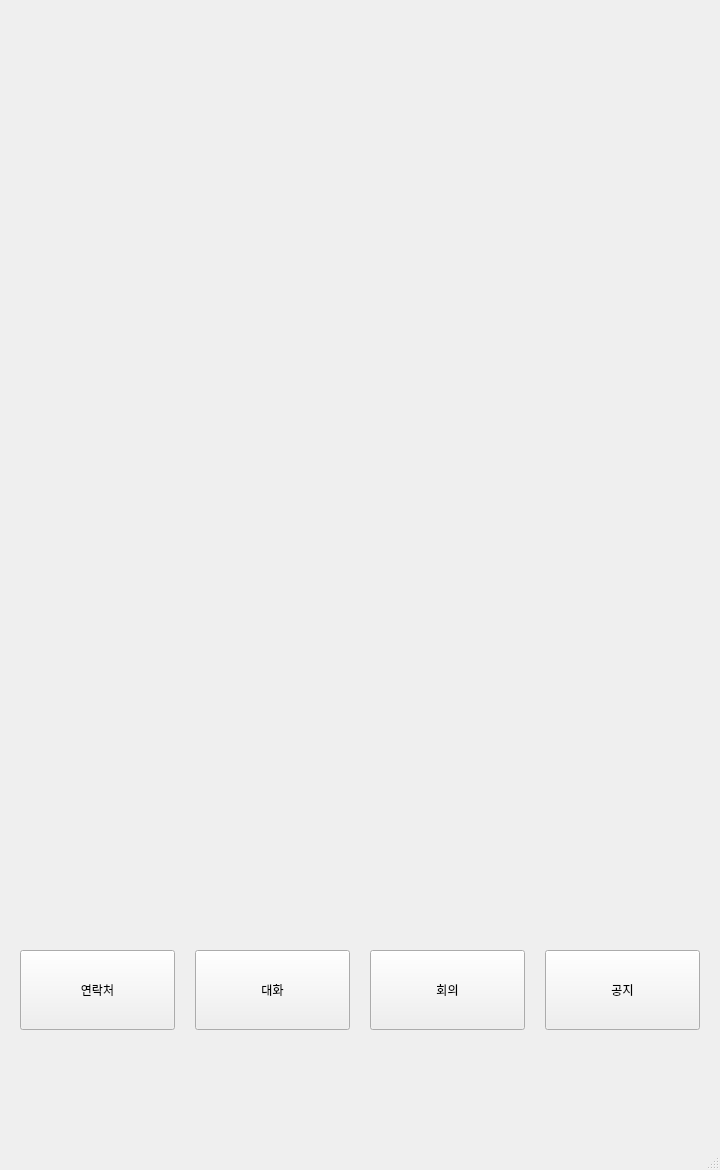
<?xml version="1.0" encoding="UTF-8"?>
<ui version="4.0">
 <class>MainWindow</class>
 <widget class="QMainWindow" name="MainWindow">
  <property name="geometry">
   <rect>
    <x>0</x>
    <y>0</y>
    <width>720</width>
    <height>1170</height>
   </rect>
  </property>
  <property name="windowTitle">
   <string>MainWindow</string>
  </property>
  <property name="documentMode">
   <bool>false</bool>
  </property>
  <widget class="QWidget" name="centralwidget">
   <widget class="QPushButton" name="button_contactList">
    <property name="geometry">
     <rect>
      <x>20</x>
      <y>950</y>
      <width>155</width>
      <height>80</height>
     </rect>
    </property>
    <property name="text">
     <string>연락처</string>
    </property>
   </widget>
   <widget class="QPushButton" name="button_chatList">
    <property name="geometry">
     <rect>
      <x>195</x>
      <y>950</y>
      <width>155</width>
      <height>80</height>
     </rect>
    </property>
    <property name="text">
     <string>대화</string>
    </property>
   </widget>
   <widget class="QPushButton" name="button_groupChatList">
    <property name="geometry">
     <rect>
      <x>370</x>
      <y>950</y>
      <width>155</width>
      <height>80</height>
     </rect>
    </property>
    <property name="text">
     <string>회의</string>
    </property>
   </widget>
   <widget class="QPushButton" name="button_notice">
    <property name="geometry">
     <rect>
      <x>545</x>
      <y>950</y>
      <width>155</width>
      <height>80</height>
     </rect>
    </property>
    <property name="text">
     <string>공지</string>
    </property>
   </widget>
   <widget class="QLabel" name="label_clientStatus">
    <property name="geometry">
     <rect>
      <x>200</x>
      <y>50</y>
      <width>301</width>
      <height>71</height>
     </rect>
    </property>
    <property name="text">
     <string/>
    </property>
   </widget>
  </widget>
  <widget class="QMenuBar" name="menubar">
   <property name="geometry">
    <rect>
     <x>0</x>
     <y>0</y>
     <width>720</width>
     <height>22</height>
    </rect>
   </property>
  </widget>
  <widget class="QStatusBar" name="statusbar"/>
 </widget>
 <resources/>
 <connections/>
</ui>
